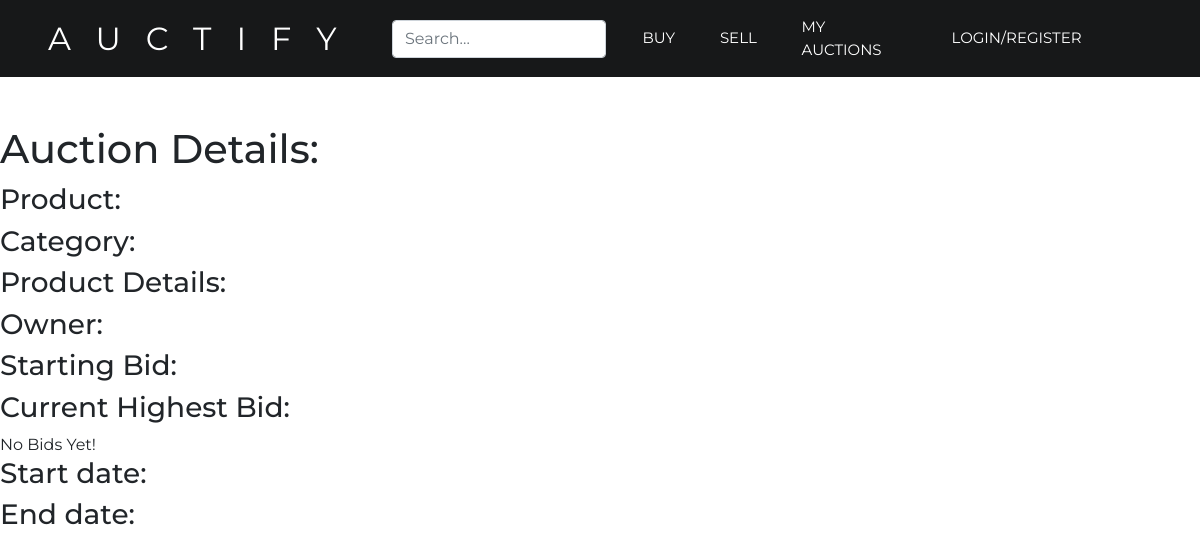
Page /viewAuction.php on the earlier database version.
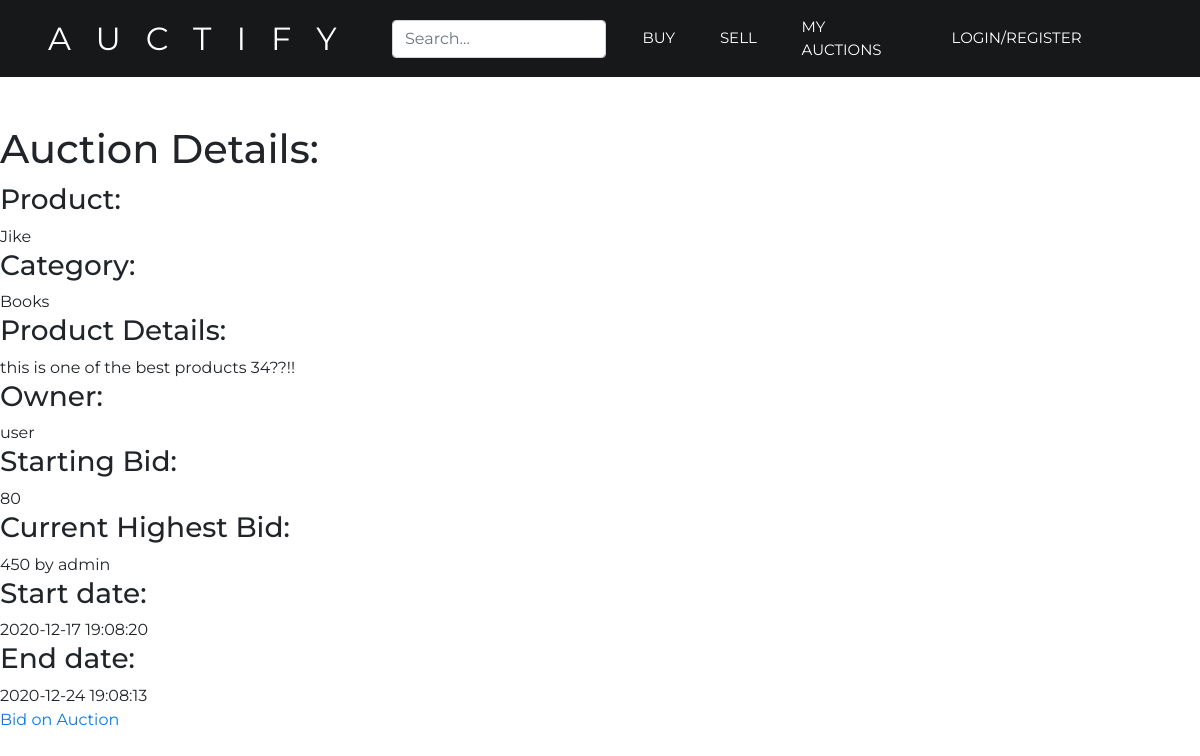
Same page on the later database version.
### tables this page shows
CREATE TABLE `products` (
  `id` int(11) NOT NULL,
  `name` varchar(50) NOT NULL,
  `details` varchar(200) NOT NULL,
  `category` varchar(50) NOT NULL
);

CREATE TABLE `auctions` (
  `id` int(11) NOT NULL,
  `owner` varchar(30) NOT NULL,
  `product` int(11) NOT NULL,
  `start` datetime NOT NULL,
  `end` datetime NOT NULL,
  `startprice` float NOT NULL,
  `bid` float DEFAULT NULL,
  `bidder` varchar(30) DEFAULT NULL,
  `status` varchar(15) NOT NULL
);

### controlled.php (called while the page is built, shortened)
<?php
try{
    require('connection.php');
    $sql="SELECT id, end, bidder FROM auctions WHERE status='active'";
    $rs=$db->query($sql);
    foreach($rs as $row){
        $auctionid = $row['id'];
    }
}
catch (PDOException $e){
    die($e->getMessage());
}
?>

### viewAuction.php (the view, shortened to what this page needs)
<?php
require('controlled.php');
extract($_REQUEST);
?>
<!DOCTYPE html>
<html>
<head>
	<?php include 'head.php'; ?>
</head>
<body>
	<?php include 'header.php'; ?>
<?php
try{
	require('connection.php');
	$sql = $db->prepare("SELECT * FROM auctions WHERE id=?");
	$sql->execute(array($auctionid));
	$auctions = $sql->fetch(PDO::FETCH_ASSOC);
	$productid = $auctions['product'];
	$sql = $db->prepare("SELECT * FROM products WHERE id=?");
	$sql->execute(array($productid));
	$products = $sql->fetch(PDO::FETCH_ASSOC);
	if ($auction = $auctions) {
		$highestBid = $auction['bid'];
		$highestBidder = $auction['bidder'];
	}
	echo "<h1>Auction Details:</h1>";
	echo "<h3>Product:</h3>";
	echo $products['name'];
	echo "<h3>Category:</h3>";
	echo $products['category'];
	echo "<h3>Product Details:</h3>";
	echo $products['details'];
	echo "<h3>Owner:</h3>";
	echo $auctions['owner'];
	echo "<h3>Starting Bid:</h3>";
	echo $auctions['startprice'];
	echo "<h3>Current Highest Bid:</h3>";
	if (isset($highestBid)) {
		echo "$highestBid by $highestBidder";
	} else {
		echo "No Bids Yet!";
	}
	echo "<h3>Start date:</h3>";
	echo $auctions['start'];
	echo "<h3>End date:</h3>";
	echo $auctions['end'];
	if ($auctions['owner']!=$_SESSION['username']) {
		echo "<p><a href='bid.php?auctionid=$auctionid'>Bid on Auction</a></p>";
	}
} catch(PDOExecption $e){
	die ("ERROR:".$e->getMessage());
}
?>
</body>
</html>

Differences in the rows shown:
added products: name "Jike", category "Books", details "this is one of the best products 34??!!"
added auctions: owner "user", startprice "80", bid "450", bidder "admin", start "2020-12-17 19:08:20", end "2020-12-24 19:08:13"
Other differences:
text no longer shown: "No Bids Yet!"
text now shown: "by Bid on Auction"
